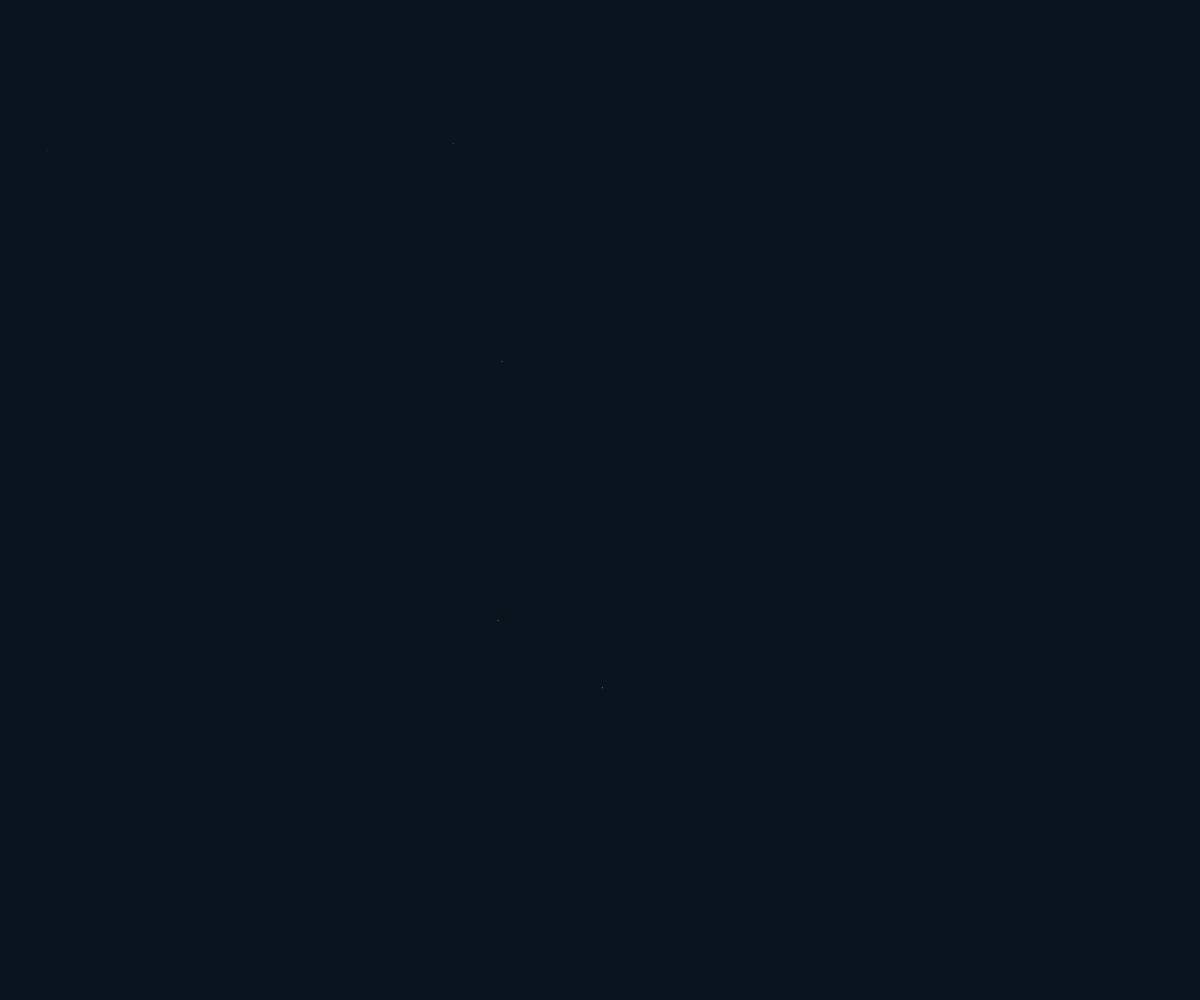
Frame 1 (no input)
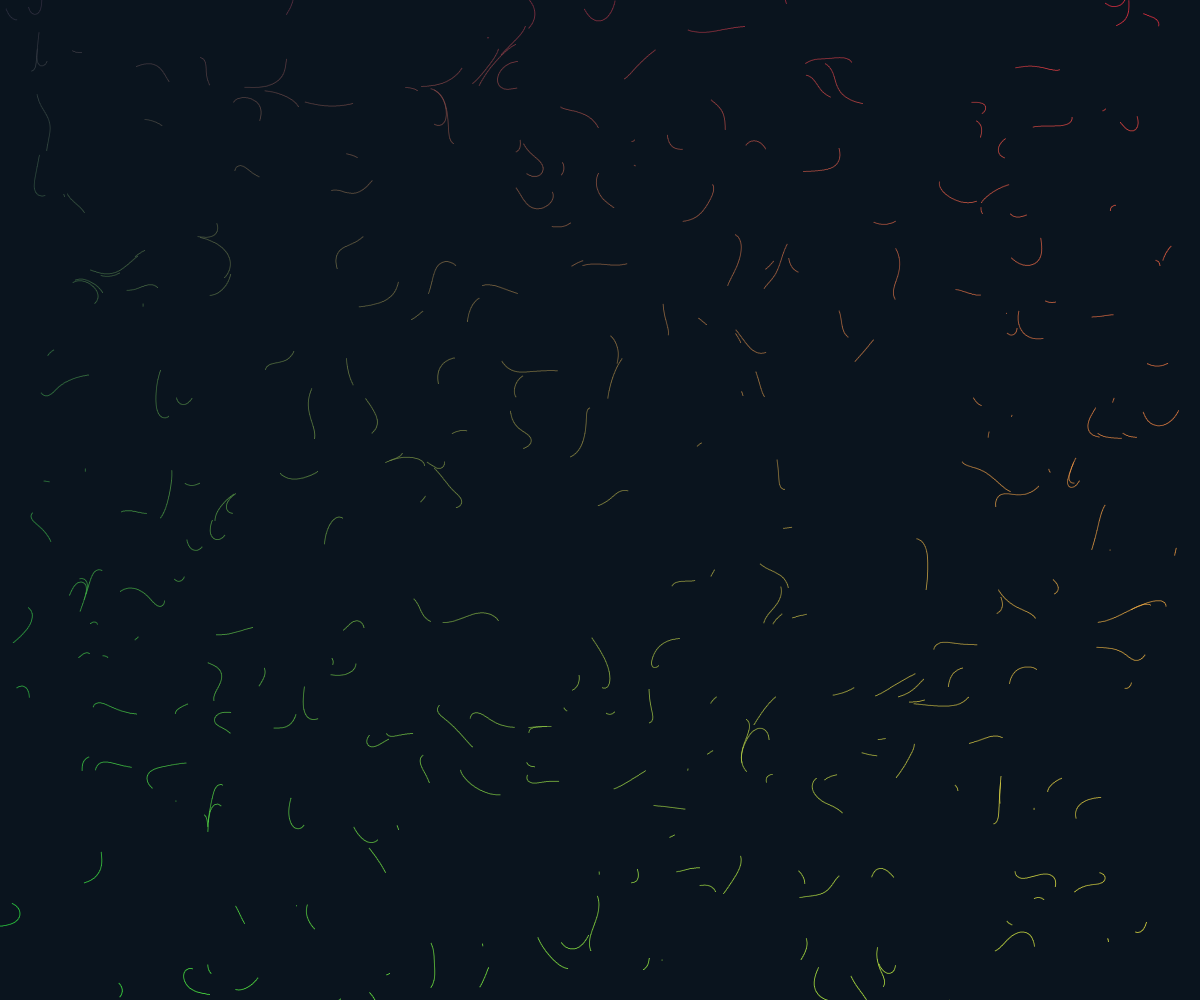
Frame 60 (no input)
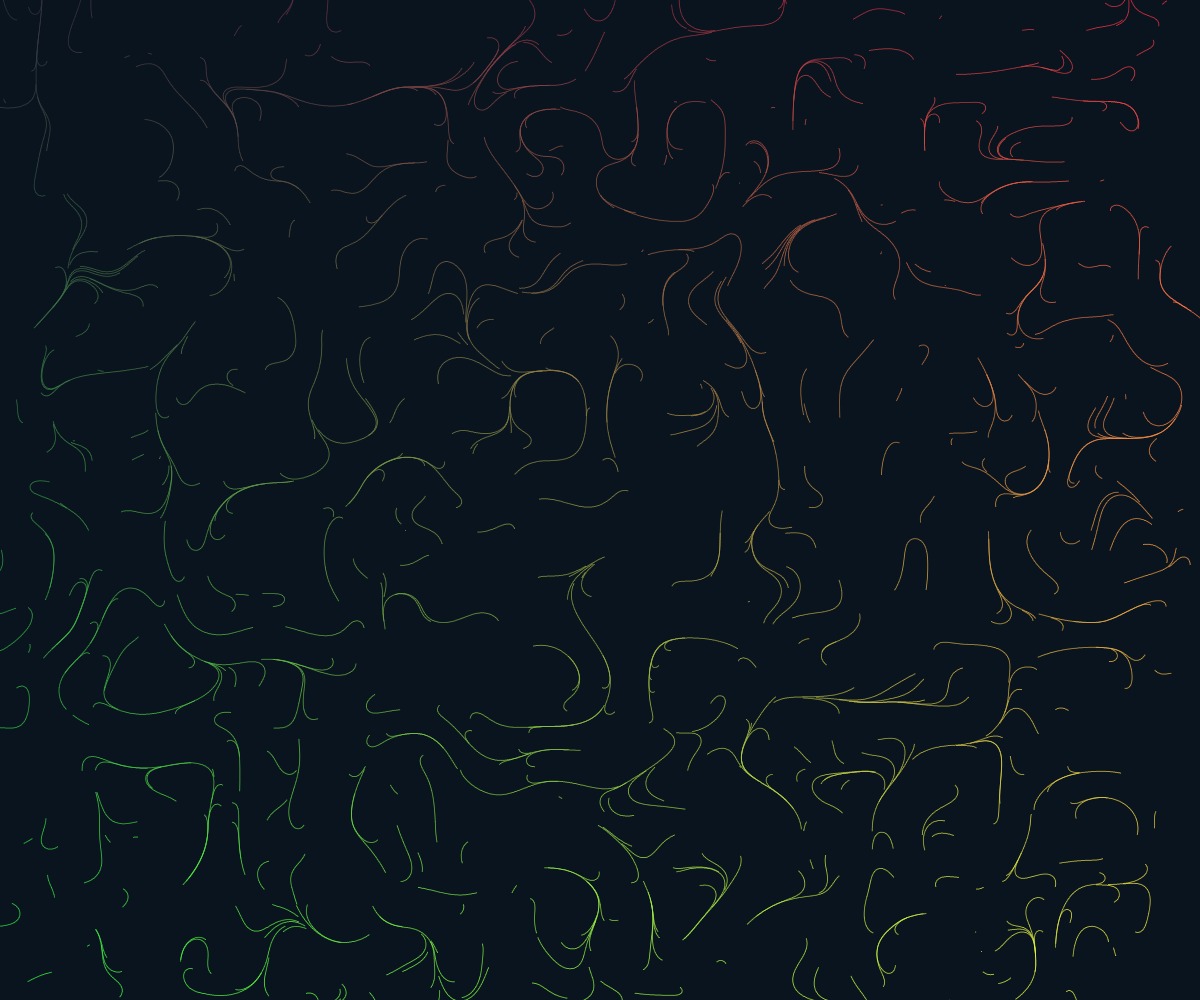
Frame 120 (the mouse pressed at the canvas centre since frame 60)

The p5.js sketch that drew these frames (run headless with seeded random() and noise() and a simulated clock; from frame 60 on, the mouse is pressed at the canvas centre):

// p5.js sketch
// ── sketch.js
var points = [];

function setup() {
    createCanvas(windowWidth, windowHeight);
    background(10, 20, 30);
    angleMode(DEGREES);
    noiseDetail(2);

    var density = 65;
    //var density = random(50, 150);
    var gap = width / density;

    //create starting points
    for (var x = 0; x < width; x += gap) {
        for (var y = 0; y < innerHeight; y += gap) {
            // use random variation to make the grid less obvious
            var p = createVector(x + random(-10, 10), y + random(-10, 10));
            points.push(p);
        }
    }

    // to randomize the lines (that are drawn one-by-one), shuffle the point array
    shuffle(points, true);
    // use with noise method to control rate of lines
    rate = random(0.005, 0.01); 
}

function draw() {
    noStroke();
    //fill(255);

    // to draw the lines one at a time, set a "max" (or *n at a time)
    if(frameCount * 5 <= points.length) {
        var max = frameCount * 5;
    } else {
        var max = points.length;
    }

    for(var i = 0; i < max; i++) {
        var r = map(points[i].x, 0, width, 50, 255);
        var g = map(points[i].y, 0, height, 50, 255);
        //var b = map(points[i].x, 0, width, 255, 50);
        fill(r, g, 70); // focus on reds and greens

        // angle that each point will move
        var angle = map(noise(points[i].x * rate, points[i].y * rate), 0, 1, 0, 2500);
        // add vector to each point based on angle
        points[i].add(createVector(cos(angle), sin(angle)));

        // draw a point at each part of the grid
        ellipse(points[i].x, points[i].y, 1);
    }
}
// ── perlin-noise.js
var start = 0;

function setup() {
    createCanvas(windowWidth, windowHeight);
    angleMode(DEGREES);

    //noiseDetail(2, 1);
}

function draw() {
    background(10, 20, 30);
    noStroke();
    translate(width / 2, height / 2);

    var space = 0.1;

    for(var i = 0; i < 360; i + space) {
        var xOff = map(cos(i), -1, 1, 0, 3);
        var yOff = map(sin(i), -1, 1, 0, 3)
        var n = noise(xOff + start, yOff + start);
        var h = map(n, 0, 1, -150, 150);
        // var r = map(sin(i), -1, 1, 100, 200);
        // var g = map(h, 150, 150, 0, 150);
        // var b = map(n, 0, 1, 150, 255);

        rotate(space);
        //fill(r, g, b);
        rect(200, 0, h, 1);
    }
    //start += 0.01;
}

// ── recursive-trees.js

function setup() {
    createCanvas(windowWidth, windowHeight);
    angleMode(DEGREES);
    background(10, 20, 30);
}

function draw() {
    background(200);

    translate(width / 2, height);
    branch(100);
}

function branch(len) {
    // add new branches if len is a certain amt
    push();
    if (len > 10) {
        strokeWeight(map(len, 10, 100, 1, 15)); //vary width based on len
        stroke('brown');
        line(0, 0, 0, -len);
        translate(0, -len);
        rotate(30);
        branch(len * random(0.7, 0.9));
        rotate(-60);
        branch(len * random(0.7, 0.9));
    }
    pop();
}
// ── sketch-ii.js
var points = [];

var r1
var r2
var g1
var g2
var b1
var b2

function setup() {
    createCanvas(windowWidth, windowHeight);
    background(10, 20, 30);
    angleMode(DEGREES);
    noiseDetail(1);

    var density = 65;
    var gap = width / density;

    //create starting points
    for (var x = 0; x < width; x += gap) {
        for (var y = 0; y < innerHeight; y += gap) {
            // use random variation to make the grid less obvious
            var p = createVector(x + random(-10, 10), y + random(-10, 10));
            points.push(p);
        }
    }

    // to randomize the lines (that are drawn one-by-one), shuffle the point array
    shuffle(points, true);

    r1 = random(255);
    r2 = random(255);
    g1 = random(255);
    g2 = random(255);
    b1 = random(255);
    b2 = random(255);

    rate = random(0.005, 0.01); // use with noise method

}

function draw() {
    noStroke();
    //fill(255);

    // to draw the lines one at a time, set a "max" (or *n at a time)
    if(frameCount * 5 <= points.length) {
        var max = frameCount * 5;
    } else {
        var max = points.length;
    }

    // swap points.length to max for the loop
    for(var i = 0; i < max; i++) {
        var r = map(points[i].x, 0, width, r1, r2);
        var g = map(points[i].y, 0, height, g1, g2);
        var b = map(points[i].x, 0, width, b1, b2);
        var alpha = map(dist(width / 2, height / 2, points[i].x, points[i].y), 0, 350, 255, 0); // fade close to edge
        fill(r, g, b, alpha);

        // angle that each point will move
        var angle = map(noise(points[i].x * rate, points[i].y * rate), 0, 1, 0, 720);
        // add vector to each point based on angle
        points[i].add(createVector(cos(angle), sin(angle)));

        // draw a point at each part of the grid
        ellipse(points[i].x, points[i].y, 1);
        // contain to a specific space/area
        // if(dist(width / 2, height / 2, points[i].x, points[i].y) < 300) {
        //     ellipse(points[i].x, points[i].y, 1);
        // }
        
    }
}
// ── sketch-iii.js
var points = [];

function setup() {
    createCanvas(windowWidth, windowHeight);
    background(10, 20, 30);
    angleMode(DEGREES);
    noiseDetail(2, 1);

    var density = 50;
    //var density = random(50, 150);
    var gap = width / density;

    //create starting points
    for (var x = 0; x < width; x += gap) {
        for (var y = 0; y < innerHeight; y += gap) {
            // use random variation to make the grid less obvious
            var p = createVector(x + random(-10, 10), y + random(-10, 10));
            points.push(p);
        }
    }

    // to randomize which lines are drawn on the grid (that are drawn one-by-one), shuffle the point array
    shuffle(points, true);
    // use with noise method to control rate of lines
    rate = 0.1;
    //rate = random(0.005, 0.01); 
}

function draw() {
    noStroke();
    //fill(255);

    // to draw the lines one at a time, set a "max" (or *n at a time)
    if(frameCount * 5 <= points.length) {
        var max = frameCount * 5;
    } else {
        var max = points.length;
    }

    for(var i = 0; i < max; i++) {
        var r = map(points[i].x, 0, width, 50, 255);
        var g = map(points[i].y, 0, height, 50, 255);
        var b = map(points[i].x, 0, width, 255, 50);
        fill(r, g, b);

        // angle that each point will move
        var angle = map(noise(points[i].x * rate, points[i].y * rate), 0, 1, 0, 560);
        // add vector to each point based on angle
        points[i].add(createVector(cos(angle), sin(angle)));

        // draw a point at each part of the grid
        ellipse(points[i].x, points[i].y, 2);
    }
}
